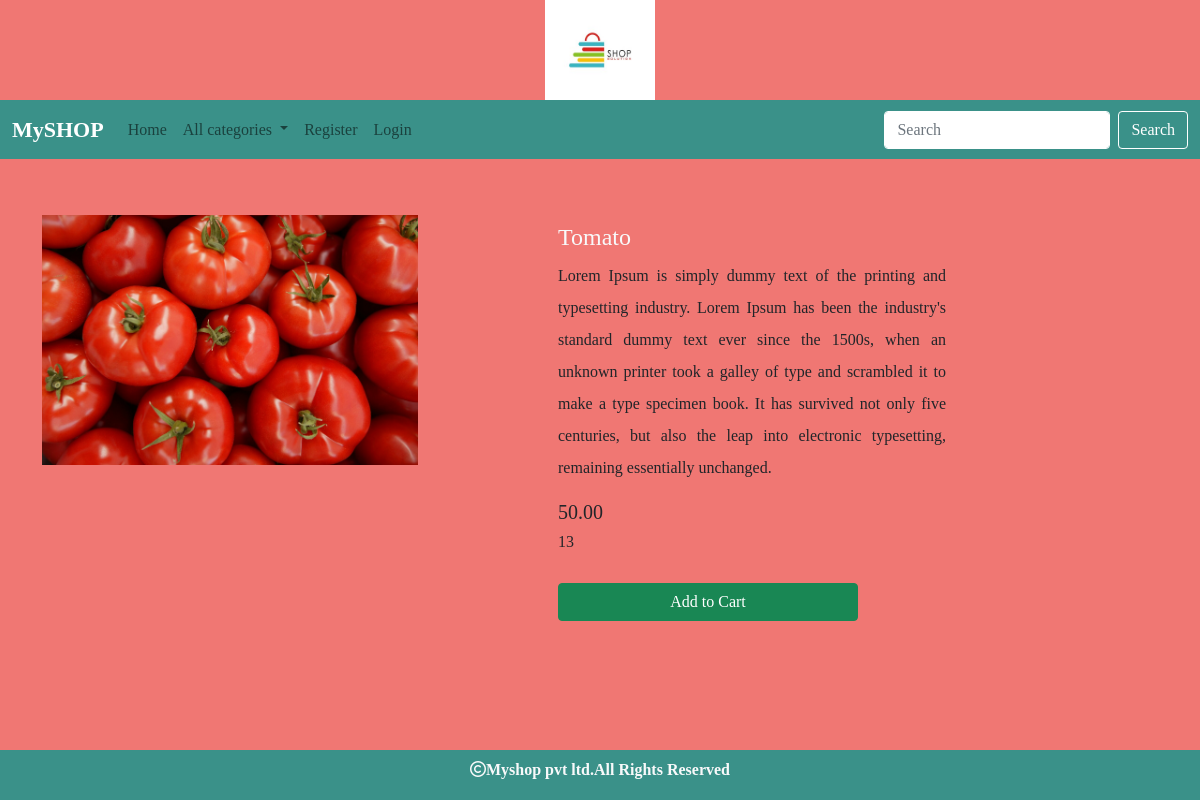
The app's page /detail/2 with its own data.
### shop/models.py (models this page shows, shortened)
class Product(models.Model):
    name = models.CharField(max_length=30)
    desc = models.TextField()
    image = models.ImageField(upload_to='products', null=True, blank=True)
    price= models.DecimalField(max_digits=10,decimal_places=2)
    stock=models.IntegerField()
    available=models.BooleanField(default=True)
    created=models.DateTimeField(auto_now_add=True) #one time
    updated=models.DateTimeField(auto_now=True) #every time we update records
    category=models.ForeignKey(Category,on_delete=models.CASCADE)

### shop/views.py (the view)
# urls.py: path('detail/<int:p>',views.showdetail,name="detail"),
def showdetail(request,p):
    p=Product.objects.get(id=p)
    return render(request,'detail.html',{'p':p})

### cart/context_processors.py (called while the page is built, shortened)
def total(request):
    count=0
    return {'count':count}

### shop/context_processors.py (called while the page is built)
def links(request):
    c=Category.objects.all()
    return {'links':c}

### templates/detail.html
{% extends 'base.html' %}
{% block content %}
<div class="container mt-6">
    <div class="row mt-5">
        <div class="col-4 me-5">
            <img class="mt-2" src="{{p.image.url}}" height="250px width:300px;">
        </div>
        <div class="col-5 me-3 mt-2 pt-2" style="padding-left:100px;width:500px;" >
            <h4 class="text-light">{{p.name}}</h4>
            <p style="text-align:justify;line-height:2;">{{p.desc}}</p>
            <h5 class="mt-2">{{p.price}}</h5>
            <h6 class="mt-2">{{p.stock}}</h6>
            {% if user.is_superuser == True %}
            {% if p.stock > 0 %}
           <h3 class="text-light">In Stock</h3>
             <a href="{% url 'admin:index' %}" class="btn btn-success mt-4" style="width:300px;">Add Stock</a>
            {% else %}
            <h3 class="text-light"> Out of Stock</h3>
             <a href="{% url 'admin:index' %}" class="btn btn-success mt-4" style="width:300px;">Add Stock</a>
            {% endif %}
            {% else %}
            {% if p.stock > 0 %}
            <a href="{% url 'cart:addtocart' p.id %}" class="btn btn-success mt-4" style="width:300px;">Add to Cart</a>
            {% else %}
            <h3 class="text-light">Out of Stock</h3>
            {% endif %}
            {% endif %}
        </div>
    </div>
</div>
{% endblock %}

### static/css/style.css (style rules this page uses)
body { background-color:#f07773; font-family: "Zilla Slab", serif; font-optical-sizing: auto; font-weight: 300; font-style: normal; font-variation-settings: "wdth" 100; }

### records on screen
Product: image (picture), name "Tomato", desc "Lorem Ipsum is simply dummy text of the printing and typesetting industry. Lorem Ipsum has been the industry's standard dummy text ever since the 1500s, when an unknown printer took a galley of type and scrambled it to make a type specimen book. It has survived not only five centuries, but also the leap into electronic typesetting, remaining essentially unchanged.", price "50.00", stock "13"
